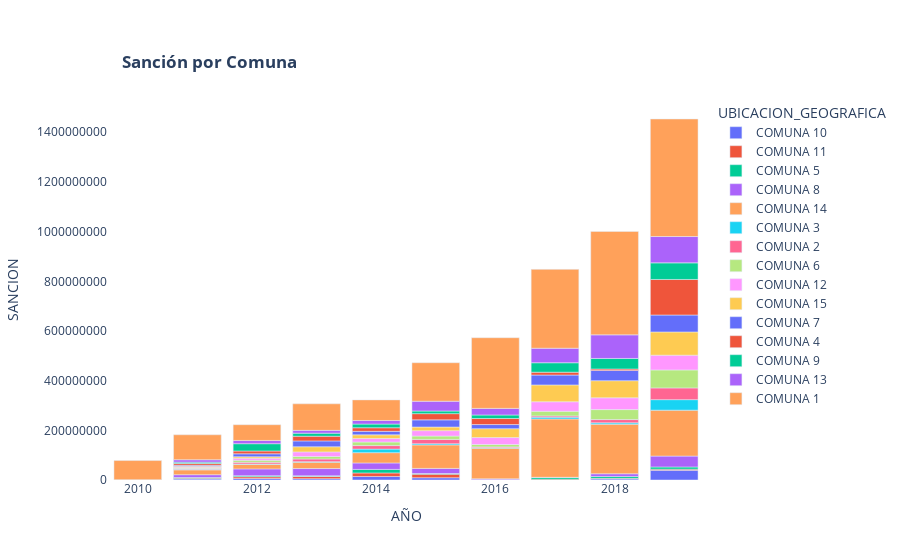

Notebook cell for this chart:
### Code cell
fig = px.bar(sancion_espacios_verdes, x="AÑO", y="SANCION", color="UBICACION_GEOGRAFICA",
             title="<b>Sanción por Comuna<b>")
fig = fig.update_layout(
    title={
        'y':0.9,
        'x':0.135,
        'xanchor': 'left',
        'yanchor': 'top'},
        plot_bgcolor='white')

fig = fig.update_layout(yaxis_tickformat = '$,.')

fig.show()

### Figure 1 — Plotly figure (JSON) as saved in the notebook; plotly's stock layout.template omitted (floating-point values rounded to 4 significant figures)
{"data": [{"alignmentgroup": "True", "hovertemplate": "UBICACION_GEOGRAFICA=COMUNA 10<br>AÑO=%{x}<br>SANCION=%{y}<extra></extra>", "legendgroup": "COMUNA 10", "marker": {"color": "#636efa"}, "name": "COMUNA 10", "offsetgroup": "COMUNA 10", "orientation": "v", "showlegend": true, "textposition": "auto", "type": "bar", "x": [2017, 2016, 2011, 2018, 2013, 2012, 2015, 2014, 2019], "xaxis": "x", "y": [288000, 358621, 4041091, 4423160, 5191485, 6404320, 9031933, 14236300, 38849910], "yaxis": "y"}, {"alignmentgroup": "True", "hovertemplate": "UBICACION_GEOGRAFICA=COMUNA 11<br>AÑO=%{x}<br>SANCION=%{y}<extra></extra>", "legendgroup": "COMUNA 11", "marker": {"color": "#EF553B"}, "name": "COMUNA 11", "offsetgroup": "COMUNA 11", "orientation": "v", "showlegend": true, "textposition": "auto", "type": "bar", "x": [2016, 2018, 2017, 2011, 2019, 2012, 2013, 2014, 2015], "xaxis": "x", "y": [358621, 2245430, 3125916, 3357126, 4790279, 6818835, 8834906, 14236300, 14439283], "yaxis": "y"}, {"alignmentgroup": "True", "hovertemplate": "UBICACION_GEOGRAFICA=COMUNA 5<br>AÑO=%{x}<br>SANCION=%{y}<extra></extra>", "legendgroup": "COMUNA 5", "marker": {"color": "#00cc96"}, "name": "COMUNA 5", "offsetgroup": "COMUNA 5", "orientation": "v", "showlegend": true, "textposition": "auto", "type": "bar", "x": [2016, 2011, 2015, 2013, 2012, 2017, 2018, 2019, 2014], "xaxis": "x", "y": [717242, 2506366, 2677533, 2759967, 4106099, 6725916, 7597820, 8824048, 14256300], "yaxis": "y"}, {"alignmentgroup": "True", "hovertemplate": "UBICACION_GEOGRAFICA=COMUNA 8<br>AÑO=%{x}<br>SANCION=%{y}<extra></extra>", "legendgroup": "COMUNA 8", "marker": {"color": "#ab63fa"}, "name": "COMUNA 8", "offsetgroup": "COMUNA 8", "orientation": "v", "showlegend": true, "textposition": "auto", "type": "bar", "x": [2017, 2016, 2018, 2011, 2015, 2014, 2012, 2013, 2019], "xaxis": "x", "y": [752002, 3265354, 10815070, 11433311, 20549283, 25906800, 27352340, 29264293, 43885886], "yaxis": "y"}, {"alignmentgroup": "True", "hovertemplate": "UBICACION_GEOGRAFICA=COMUNA 14<br>AÑO=%{x}<br>SANCION=%{y}<extra></extra>", "legendgroup": "COMUNA 14", "marker": {"color": "#FFA15A"}, "name": "COMUNA 14", "offsetgroup": "COMUNA 14", "orientation": "v", "showlegend": true, "textposition": "auto", "type": "bar", "x": [2010, 2012, 2011, 2013, 2014, 2015, 2016, 2019, 2018, 2017], "xaxis": "x", "y": [1400000, 18606574, 19527989, 25637586, 41432647, 94621559, 123591476, 184815781, 199629904, 234894803], "yaxis": "y"}, {"alignmentgroup": "True", "hovertemplate": "UBICACION_GEOGRAFICA=COMUNA 3<br>AÑO=%{x}<br>SANCION=%{y}<extra></extra>", "legendgroup": "COMUNA 3", "marker": {"color": "#19d3f3"}, "name": "COMUNA 3", "offsetgroup": "COMUNA 3", "orientation": "v", "showlegend": true, "textposition": "auto", "type": "bar", "x": [2012, 2016, 2013, 2011, 2015, 2018, 2017, 2014, 2019], "xaxis": "x", "y": [1409086, 2016884, 2255674, 2506366, 4571633, 5422188, 7191458, 14261300, 42376813], "yaxis": "y"}, {"alignmentgroup": "True", "hovertemplate": "UBICACION_GEOGRAFICA=COMUNA 2<br>AÑO=%{x}<br>SANCION=%{y}<extra></extra>", "legendgroup": "COMUNA 2", "marker": {"color": "#FF6692"}, "name": "COMUNA 2", "offsetgroup": "COMUNA 2", "orientation": "v", "showlegend": true, "textposition": "auto", "type": "bar", "x": [2011, 2016, 2017, 2012, 2013, 2018, 2014, 2015, 2019], "xaxis": "x", "y": [2506366, 3048276, 5000000, 6581970, 10630954, 13180620, 14256300, 17555383, 47223095], "yaxis": "y"}, {"alignmentgroup": "True", "hovertemplate": "UBICACION_GEOGRAFICA=COMUNA 6<br>AÑO=%{x}<br>SANCION=%{y}<extra></extra>", "legendgroup": "COMUNA 6", "marker": {"color": "#B6E880"}, "name": "COMUNA 6", "offsetgroup": "COMUNA 6", "orientation": "v", "showlegend": true, "textposition": "auto", "type": "bar", "x": [2011, 2012, 2016, 2013, 2015, 2014, 2017, 2018, 2019], "xaxis": "x", "y": [2506366, 8318049, 9589567, 10008073, 13477316, 14415300, 18919833, 40180008, 72378735], "yaxis": "y"}, {"alignmentgroup": "True", "hovertemplate": "UBICACION_GEOGRAFICA=COMUNA 12<br>AÑO=%{x}<br>SANCION=%{y}<extra></extra>", "legendgroup": "COMUNA 12", "marker": {"color": "#FF97FF"}, "name": "COMUNA 12", "offsetgroup": "COMUNA 12", "orientation": "v", "showlegend": true, "textposition": "auto", "type": "bar", "x": [2011, 2012, 2014, 2013, 2015, 2016, 2017, 2018, 2019], "xaxis": "x", "y": [3357126, 8343438, 14236300, 18468298, 21740733, 27889099, 38014427, 47496266, 59492271], "yaxis": "y"}, {"alignmentgroup": "True", "hovertemplate": "UBICACION_GEOGRAFICA=COMUNA 15<br>AÑO=%{x}<br>SANCION=%{y}<extra></extra>", "legendgroup": "COMUNA 15", "marker": {"color": "#FECB52"}, "name": "COMUNA 15", "offsetgroup": "COMUNA 15", "orientation": "v", "showlegend": true, "textposition": "auto", "type": "bar", "x": [2011, 2012, 2014, 2015, 2013, 2016, 2017, 2018, 2019], "xaxis": "x", "y": [3357126, 5780012, 14588827, 14653133, 20831082, 35750817, 67839794, 68863620, 93436001], "yaxis": "y"}, {"alignmentgroup": "True", "hovertemplate": "UBICACION_GEOGRAFICA=COMUNA 7<br>AÑO=%{x}<br>SANCION=%{y}<extra></extra>", "legendgroup": "COMUNA 7", "marker": {"color": "#636efa"}, "name": "COMUNA 7", "offsetgroup": "COMUNA 7", "orientation": "v", "showlegend": true, "textposition": "auto", "type": "bar", "x": [2011, 2012, 2014, 2016, 2013, 2015, 2017, 2018, 2019], "xaxis": "x", "y": [4041091, 11814303, 14241300, 16640953, 23515684, 28834033, 39834514, 41510062, 68213428], "yaxis": "y"}, {"alignmentgroup": "True", "hovertemplate": "UBICACION_GEOGRAFICA=COMUNA 4<br>AÑO=%{x}<br>SANCION=%{y}<extra></extra>", "legendgroup": "COMUNA 4", "marker": {"color": "#EF553B"}, "name": "COMUNA 4", "offsetgroup": "COMUNA 4", "orientation": "v", "showlegend": true, "textposition": "auto", "type": "bar", "x": [2018, 2011, 2012, 2017, 2014, 2013, 2016, 2015, 2019], "xaxis": "x", "y": [5487340, 7097918, 11364805, 11439658, 14261300, 18858723, 24372650, 25009583, 143107034], "yaxis": "y"}, {"alignmentgroup": "True", "hovertemplate": "UBICACION_GEOGRAFICA=COMUNA 9<br>AÑO=%{x}<br>SANCION=%{y}<extra></extra>", "legendgroup": "COMUNA 9", "marker": {"color": "#00cc96"}, "name": "COMUNA 9", "offsetgroup": "COMUNA 9", "orientation": "v", "showlegend": true, "textposition": "auto", "type": "bar", "x": [2011, 2015, 2013, 2016, 2014, 2012, 2017, 2018, 2019], "xaxis": "x", "y": [5679141, 10645167, 12326941, 14242118, 14938300, 29249610, 38094114, 42484011, 66794573], "yaxis": "y"}, {"alignmentgroup": "True", "hovertemplate": "UBICACION_GEOGRAFICA=COMUNA 13<br>AÑO=%{x}<br>SANCION=%{y}<extra></extra>", "legendgroup": "COMUNA 13", "marker": {"color": "#ab63fa"}, "name": "COMUNA 13", "offsetgroup": "COMUNA 13", "orientation": "v", "showlegend": true, "textposition": "auto", "type": "bar", "x": [2011, 2013, 2012, 2014, 2016, 2015, 2017, 2018, 2019], "xaxis": "x", "y": [9699505, 11315877, 13078107, 14358300, 26513349, 39332587, 58439089, 95083050, 106052286], "yaxis": "y"}, {"alignmentgroup": "True", "hovertemplate": "UBICACION_GEOGRAFICA=COMUNA 1<br>AÑO=%{x}<br>SANCION=%{y}<extra></extra>", "legendgroup": "COMUNA 1", "marker": {"color": "#FFA15A"}, "name": "COMUNA 1", "offsetgroup": "COMUNA 1", "orientation": "v", "showlegend": true, "textposition": "auto", "type": "bar", "x": [2012, 2010, 2014, 2011, 2013, 2015, 2016, 2017, 2018, 2019], "xaxis": "x", "y": [63397083, 76868026, 82934846, 100422622, 106809673, 155008553, 284455961, 317506684, 416214329, 473207692], "yaxis": "y"}], "layout": {"barmode": "relative", "legend": {"title": {"text": "UBICACION_GEOGRAFICA"}, "tracegroupgap": 0}, "plot_bgcolor": "white", "title": {"text": "<b>Sanción por Comuna<b>", "x": 0.135, "xanchor": "left", "y": 0.9, "yanchor": "top"}, "xaxis": {"anchor": "y", "domain": [0, 1], "title": {"text": "AÑO"}}, "yaxis": {"anchor": "x", "domain": [0, 1], "tickformat": "$,.", "title": {"text": "SANCION"}}}}
